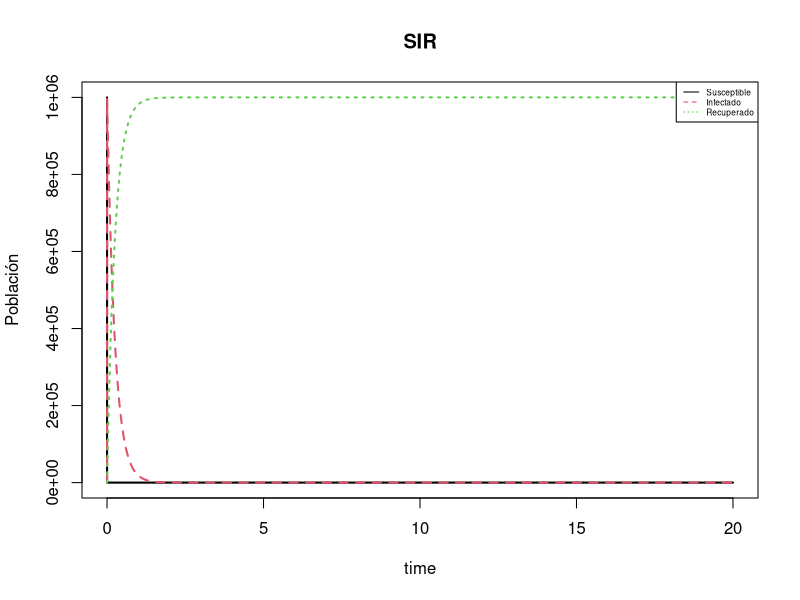

Recreate this plot in R.
## EXAMEN PARCIAL 3 ##
## CAROLINA ÁLVAREZ ##

## CODIGO BASE PARA MODELO SIR SIN DEMOGRAFIA ##

install.packages("deSolve")
library(deSolve) #Cargar la libreria

####SIR####
SIR <- function(t, state, parameters) { #Crear una nueva función
  with(as.list(c(state, parameters)), { #Definir las ecuaciones
    dS <- -b*S*I
    dI <- b*S*I -d*I
    dR <- d*I
    list(c(dS, dI, dR)) #lista que contiene las ecuaciones del modelo
  })
}
#en el modelo no se incluye la tasa de nacimiento y muerte porque si la poblacion se conserva estas se eliminan en las ecuaciones

parameters <- c(b = 2, d = 4) #Establecer los parametros
state <- c(S = 10^6, I = 1, R = 0) #establecer las condiciones iniciales
t <- seq(0, 20, by = 0.001) 
out <- ode(state, t, SIR, parameters) 

## Grafica del modelo ##
matplot(out[ , 1], out[ , 2:4], type = "l", xlab = "time", ylab = "Población",
        main = "SIR", lwd = 2) 
legend("topright", c("Susceptible", "Infectado","Recuperado"), col = 1:3,lty=1:3,cex=0.5)
#recuadro para señalar cada ecuacion
